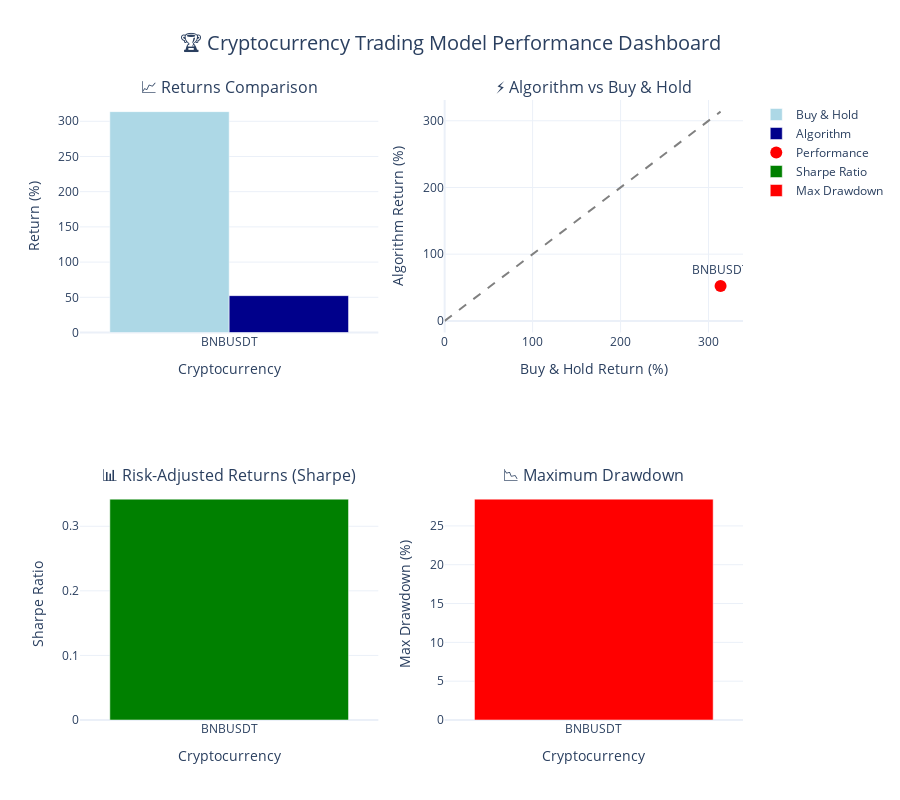

Write notebook code for a chart like this one.
### Markdown cell above
## 4. Performance Metrics Visualization

### Code cell
# Create performance comparison charts
fig = make_subplots(
    rows=2, cols=2,
    subplot_titles=[
        "📈 Returns Comparison",
        "⚡ Algorithm vs Buy & Hold",
        "📊 Risk-Adjusted Returns (Sharpe)",
        "📉 Maximum Drawdown"
    ],
    specs=[[{"type": "bar"},  {"type": "scatter"}],
           [{"type": "bar"},  {"type": "bar"}]]
)

# Prepare data for completed models only
completed_symbols = []
actual_returns = []
algo_returns = []
sharpe_ratios = []
max_drawdowns = []

for symbol, data in model_results.items():
    if data['status'] == 'completed' and data['algorithm_return'] is not None:
        completed_symbols.append(symbol)
        actual_returns.append(data['actual_return'])
        algo_returns.append(data['algorithm_return'])
        sharpe_ratios.append(data['sharpe'])
        max_drawdowns.append(data['max_drawdown'])

if completed_symbols:
    # Returns comparison
    fig.add_trace(
        go.Bar(x=completed_symbols, y=actual_returns, name="Buy & Hold", marker_color="lightblue"),
        row=1, col=1
    )
    fig.add_trace(
        go.Bar(x=completed_symbols, y=algo_returns, name="Algorithm", marker_color="darkblue"),
        row=1, col=1
    )
    
    # Scatter plot: Algorithm vs Buy & Hold
    fig.add_trace(
        go.Scatter(
            x=actual_returns, y=algo_returns,
            mode="markers+text",
            text=completed_symbols,
            textposition="top center",
            marker=dict(size=12, color="red"),
            name="Performance"
        ),
        row=1, col=2
    )
    
    # Add diagonal line for reference
    max_return = max(max(actual_returns), max(algo_returns))
    fig.add_trace(
        go.Scatter(
            x=[0, max_return], y=[0, max_return],
            mode="lines",
            line=dict(dash="dash", color="gray"),
            name="Equal Performance",
            showlegend=False
        ),
        row=1, col=2
    )
    
    # Sharpe ratios
    fig.add_trace(
        go.Bar(x=completed_symbols, y=sharpe_ratios, name="Sharpe Ratio", marker_color="green"),
        row=2, col=1
    )
    
    # Max drawdowns
    fig.add_trace(
        go.Bar(x=completed_symbols, y=max_drawdowns, name="Max Drawdown", marker_color="red"),
        row=2, col=2
    )
else:
    # Show placeholder if no completed models
    all_symbols = list(model_results.keys())
    all_actual = [model_results[s]['actual_return'] for s in all_symbols]
    
    fig.add_trace(
        go.Bar(x=all_symbols, y=all_actual, name="Buy & Hold (Actual)", marker_color="lightblue"),
        row=1, col=1
    )
    
    fig.add_annotation(
        text="Training in Progress...<br>Results will appear here",
        x=0.7, y=0.7,
        xref="paper", yref="paper",
        showarrow=False,
        font=dict(size=16, color="gray")
    )

# Update layout
fig.update_layout(
    title=dict(text="🏆 Cryptocurrency Trading Model Performance Dashboard", x=0.5, font=dict(size=20)),
    height=800,
    showlegend=True,
    template="plotly_white"
)

fig.update_xaxes(title_text="Cryptocurrency", row=1, col=1)
fig.update_xaxes(title_text="Buy & Hold Return (%)", row=1, col=2)
fig.update_xaxes(title_text="Cryptocurrency", row=2, col=1)
fig.update_xaxes(title_text="Cryptocurrency", row=2, col=2)

fig.update_yaxes(title_text="Return (%)", row=1, col=1)
fig.update_yaxes(title_text="Algorithm Return (%)", row=1, col=2)
fig.update_yaxes(title_text="Sharpe Ratio", row=2, col=1)
fig.update_yaxes(title_text="Max Drawdown (%)", row=2, col=2)

fig.show()

### Figure 1 — Plotly figure (JSON) as saved in the notebook; plotly's stock layout.template omitted (floating-point values rounded to 4 significant figures)
{"data": [{"marker": {"color": "lightblue"}, "name": "Buy & Hold", "type": "bar", "x": ["BNBUSDT"], "xaxis": "x", "y": [313.7], "yaxis": "y"}, {"marker": {"color": "darkblue"}, "name": "Algorithm", "type": "bar", "x": ["BNBUSDT"], "xaxis": "x", "y": [52.34], "yaxis": "y"}, {"marker": {"color": "red", "size": 12}, "mode": "markers+text", "name": "Performance", "text": ["BNBUSDT"], "textposition": "top center", "type": "scatter", "x": [313.7], "xaxis": "x2", "y": [52.34], "yaxis": "y2"}, {"line": {"color": "gray", "dash": "dash"}, "mode": "lines", "name": "Equal Performance", "showlegend": false, "type": "scatter", "x": [0, 313.7], "xaxis": "x2", "y": [0, 313.7], "yaxis": "y2"}, {"marker": {"color": "green"}, "name": "Sharpe Ratio", "type": "bar", "x": ["BNBUSDT"], "xaxis": "x3", "y": [0.342], "yaxis": "y3"}, {"marker": {"color": "red"}, "name": "Max Drawdown", "type": "bar", "x": ["BNBUSDT"], "xaxis": "x4", "y": [28.45], "yaxis": "y4"}], "layout": {"annotations": [{"font": {"size": 16}, "showarrow": false, "text": "📈 Returns Comparison", "x": 0.225, "xanchor": "center", "xref": "paper", "y": 1, "yanchor": "bottom", "yref": "paper"}, {"font": {"size": 16}, "showarrow": false, "text": "⚡ Algorithm vs Buy & Hold", "x": 0.775, "xanchor": "center", "xref": "paper", "y": 1, "yanchor": "bottom", "yref": "paper"}, {"font": {"size": 16}, "showarrow": false, "text": "📊 Risk-Adjusted Returns (Sharpe)", "x": 0.225, "xanchor": "center", "xref": "paper", "y": 0.375, "yanchor": "bottom", "yref": "paper"}, {"font": {"size": 16}, "showarrow": false, "text": "📉 Maximum Drawdown", "x": 0.775, "xanchor": "center", "xref": "paper", "y": 0.375, "yanchor": "bottom", "yref": "paper"}], "height": 800, "showlegend": true, "title": {"font": {"size": 20}, "text": "🏆 Cryptocurrency Trading Model Performance Dashboard", "x": 0.5}, "xaxis": {"anchor": "y", "domain": [0, 0.45], "title": {"text": "Cryptocurrency"}}, "xaxis2": {"anchor": "y2", "domain": [0.55, 1], "title": {"text": "Buy & Hold Return (%)"}}, "xaxis3": {"anchor": "y3", "domain": [0, 0.45], "title": {"text": "Cryptocurrency"}}, "xaxis4": {"anchor": "y4", "domain": [0.55, 1], "title": {"text": "Cryptocurrency"}}, "yaxis": {"anchor": "x", "domain": [0.625, 1], "title": {"text": "Return (%)"}}, "yaxis2": {"anchor": "x2", "domain": [0.625, 1], "title": {"text": "Algorithm Return (%)"}}, "yaxis3": {"anchor": "x3", "domain": [0, 0.375], "title": {"text": "Sharpe Ratio"}}, "yaxis4": {"anchor": "x4", "domain": [0, 0.375], "title": {"text": "Max Drawdown (%)"}}}}
